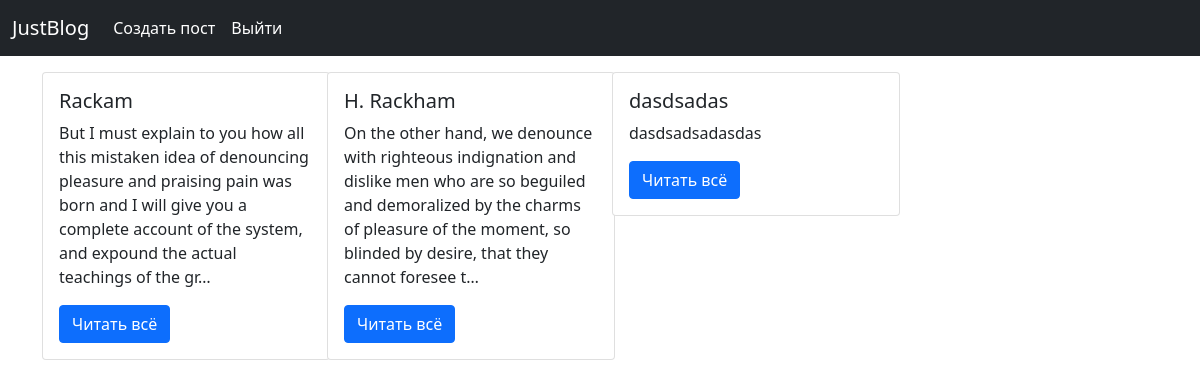
The app's page / (signed in) with its own data.
### blog/models.py (models this page shows, shortened)
class Post(models.Model):
    title = models.CharField(max_length=255)
    post_text = models.TextField()
    created = models.DateTimeField(auto_now_add=True)
    author = models.ForeignKey(User, on_delete=models.CASCADE)
    tags = models.ManyToManyField('blog.Tag')

### blog/views.py (the view)
# urls.py: 2. Add a URL to urlpatterns:  path('', Home.as_view(), name='home')
class Home(TemplateView):
    template_name = 'index.html'
    def get_context_data(self):
        posts = Post.objects.all().order_by('created')
        return {
            'posts': posts
        }

### templates/index.html (shortened to what this page needs)
<html>
<head>
    <link href="https://cdn.jsdelivr.net/npm/bootstrap@5.0.2/dist/css/bootstrap.min.css" rel="stylesheet">
</head>
    <body>
        <nav class="navbar navbar-expand-lg navbar-dark bg-dark">
          <div class="container-fluid">
            <a class="navbar-brand" href="/">JustBlog</a>
            <div class="collapse navbar-collapse" id="navbarSupportedContent">
              <ul class="navbar-nav me-auto mb-2 mb-lg-0">
                <li class="nav-item">
                  <a class="nav-link active" aria-current="page" href="/create_post/">Создать пост</a>
                </li>
                  {% if user.is_authenticated %}
                  <li class="nav-item">
                  <a class="nav-link active" aria-current="page" href="/accounts/logout">Выйти</a>
                  {% endif %}
              </ul>
            </div>
          </div>
        </nav>
        <div class="container">
            <div class="row">
            {% if user.is_authenticated %}
                {% for post in posts %}
                <div class="col-md-3" style="padding-top:1rem;">
                    <div class="card" style="width: 18rem;">
                      <div class="card-body">
                        <h5 class="card-title">{{ post.title }}</h5>
                        <p class="card-text">{{ post.post_text|truncatechars:200 }}</p>
                        <a href="post/{{ post.id }}" class="btn btn-primary">Читать всё</a>
                      </div>
                    </div>
                </div>
                {% endfor %}
            </div>
                {% else %}
                <h1>Войдите или зарегистрируйтесь, чтобы просматривать посты.</h1>
                {% endif %}
        </div>
    </body>
</html>

### records on screen
Post: title "Rackam", post_text "But I must explain to you how all this mistaken idea of denouncing pleasure and praising pain was born and I will give you a complete account of the system, and expound the actual teachings of the gr…"
Post: title "H. Rackham", post_text "On the other hand, we denounce with righteous indignation and dislike men who are so beguiled and demoralized by the charms of pleasure of the moment, so blinded by desire, that they cannot foresee t…"
Post: title "dasdsadas", post_text "dasdsadsadasdas"
